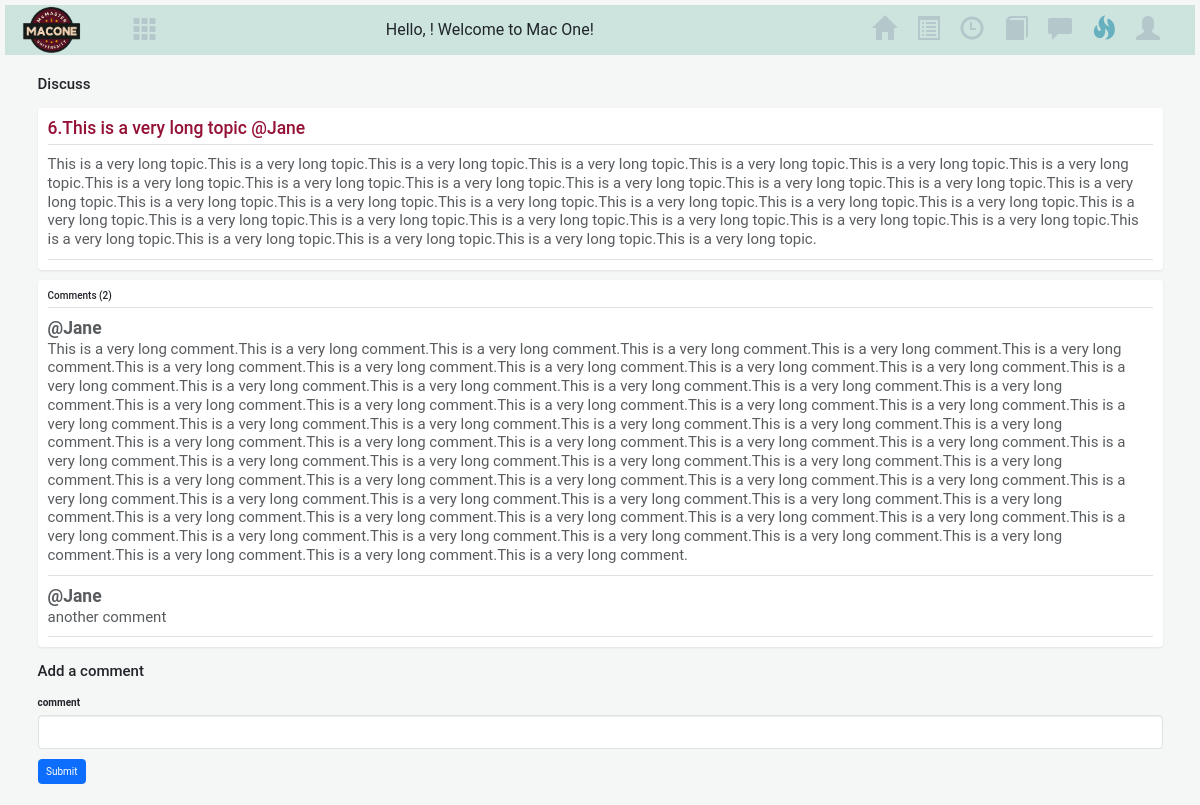
The page /forum/topic/6 on the database its author committed.
### helper.py (models this page shows)
class Topic(db.Model):
    id = db.Column(db.Integer, primary_key=True)
    title = db.Column(db.String(80), nullable=False)
    description = db.Column(db.String(120))
    userId = db.Column(db.Integer, db.ForeignKey("user.userId"))

class User(db.Model):
    userId = db.Column(db.Integer, primary_key=True)
    username = db.Column(db.String(80), nullable=False)
    topics = db.relationship("Topic", backref="author", lazy=True)
    comments = db.relationship("Comment", backref="commenter", lazy=True)

class Comment(db.Model):
    id = db.Column(db.Integer, primary_key=True)
    text = db.Column(db.String, nullable=False)
    topicId = db.Column(db.Integer, db.ForeignKey("topic.id"))
    userId = db.Column(db.Integer, db.ForeignKey("user.userId"))

### app.py (the view, shortened to what this page needs)
@app.route("/forum/topic/<int:id>", methods=["GET", "POST"])
def topic(id):
    global current_page
    current_page = "forum_page"
    topic_with_user = (
        db.session.query(Topic, User.username)
        .join(User, Topic.userId == User.userId)
        .filter(Topic.id == id)
        .first_or_404()
    )
    topic, author_username = topic_with_user
    comments_with_users = (
        db.session.query(Comment, User.username)
        .join(User, Comment.userId == User.userId)
        .filter(Comment.topicId == id)  # Filter by topic ID
        .all()
    )
    return render_template(
        "forum_topic_page.html",
        topic=topic,
        comments=comments_with_users,  # Pass the filtered comments
        author_username=author_username,
        current_page=current_page,
        username=username,
    )

### templates/forum_topic_page.html (shortened to what this page needs)
{% extends 'base.html' %}
{% block content %}
  <head>
    <link href="https://cdn.jsdelivr.net/npm/bootstrap@5.3.2/dist/css/bootstrap.min.css" rel="stylesheet">
    <link rel="stylesheet" type="text/css" href="{{ url_for('static', filename='task.css') }}" />
  </head>
  <div class="container">
    <h1 class="my-4 fs-4" text>Discuss</h1>
    <div class="my-3 p-3 bg-body rounded shadow-sm topicpage">
        <h6 style="color: #941035; margin-bottom: 15px;" class="border-bottom pb-2 mb-0">{{topic.id}}.{{topic.title}} @{{ author_username }}</h6>
        <div class="d-flex text-body-secondary pt-3 topicpage">
            <p class="pb-3 mb-0 small lh-sm border-bottom">
                {{topic.description}}
            </p>
        </div>
    </div>
    <div class="my-3 p-3 bg-body rounded shadow-sm">
      <h6 class="border-bottom pb-2 mb-0">Comments ({{comments|length}})</h6>
      {% for comment, username in comments %}
      <div class="d-flex text-body-secondary pt-3">
        <div class="pb-3 mb-0 small lh-sm border-bottom w-100 topicpage">
          <div class="d-flex justify-content-between">
            <strong class="text-gray-dark">@{{username}}</strong>
          </div>
          <span class="d-block topicpage">{{comment.text}}</span>
        </div>
      </div>
      {% endfor %}
  </div>
    <h1 class="fs-4 text my-4">Add a comment</h1>
    <form accept="/forum/topic/{{topic.id}}" method="post">
        <div class="mb-3">
          <label for="title" class="form-label">comment</label>
          <input type="text" name="comment" class="form-control" id="comment">
        </div>
        <button type="submit" class="btn btn-primary">Submit</button>
    </form>
</div>
{% endblock %}

### static/style.css (style rules this page uses)
.topicpage strong { font-size: 1.75rem; }
.topicpage span { font-size: 1.5rem; }
.topicpage h6 { font-size: 1.75rem; }
.topicpage p { font-size: 1.5rem; }
.btn-primary { background-color: #5cb85c; color: white; border: none; padding: 10px 15px; border-radius: 5px; cursor: pointer; }

### static/task.css (style rules this page uses)
body { font-family: 'Roboto', sans-serif; background-color: #f4f7f6; margin: 0; padding: 20px; }
body, html { height: 100%; margin: 0; padding: 0; }

### rows shown on the page
Topic: id "6", title "This is a very long topic", description "This is a very long topic.This is a very long topic.This is a very long topic.This is a very long topic.This is a very long topic.This is a very long topic.This is a very long topic.This is a very long topic.This is a very long topic.This is a very long topic.This is a very long topic.This is a very long topic.This is a very long topic.This is a very long topic.This is a very long topic.This is a very long topic.This is a very long topic.This is a very long topic.This is a very long topic.This is a very long topic.This is a very long topic.This is a very long topic.This is a very long topic.This is a very long topic.This is a very long topic.This is a very long topic.This is a very long…"
User: username "Jane"
Comment: username "Jane", text "This is a very long comment.This is a very long comment.This is a very long comment.This is a very long comment.This is a very long comment.This is a very long comment.This is a very long comment.This is a very long comment.This is a very long comment.This is a very long comment.This is a very long comment.This is a very long comment.This is a very long comment.This is a very long comment.This is a very long comment.This is a very long comment.This is a very long comment.This is a very long comment.This is a very long comment.This is a very long comment.This is a very long comment.This is a very long comment.This is a very long comment.This is a very long comment.This is a very long…"
Comment: username "Jane", text "another comment"

### other values the page prints
{{ comments|length }} "2"
